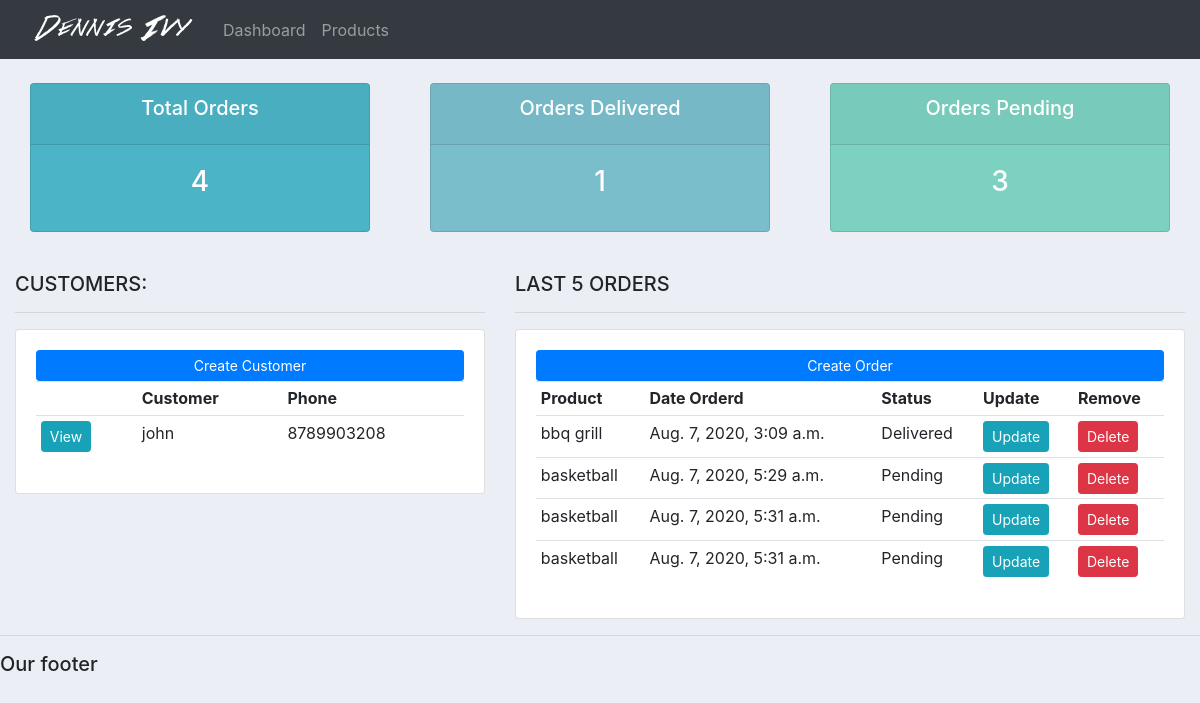
The page / on the database its author committed.
### accounts/models.py (models this page shows, shortened)
class Customer(models.Model):
    name=models.CharField(max_length=200, null=True)
    phone=models.CharField(max_length=200, null=True)
    email=models.CharField(max_length=200, null=True)
    date_created=models.DateTimeField(auto_now_add=True, null=True)
    objects = models.Manager()

class Order(models.Model):
    STATUS = (
			('Pending', 'Pending'),
			('Out for delivery', 'Out for delivery'),
			('Delivered', 'Delivered'),
			)
    customer=models.ForeignKey(Customer,null=True,on_delete=models.SET_NULL)
    product=models.ForeignKey(Product,null=True,on_delete=models.SET_NULL)
    date_created=models.DateTimeField(auto_now_add=True, null=True)
    status=models.CharField(max_length=200, null=True,choices=STATUS)
    objects = models.Manager()

class Product(models.Model):
    CATEGORY = (
			('Indoor', 'Indoor'),
			('Out Door', 'Out Door'),
			)
    name=models.CharField(max_length=200, null=True)
    price=models.FloatField(null=True)
    category=models.CharField(max_length=200, null=True,choices=CATEGORY)
    description=models.CharField(max_length=200, null=True,blank=True)
    date_created=models.DateTimeField(auto_now_add=True, null=True)
    tags = models.ManyToManyField(Tag)
    objects = models.Manager()
    def __str__(self):
        return self.name

### accounts/views.py (the view)
# urls.py: path('', views.home, name='home'),
def home(request):
    orders = Order.objects.all()
    customers = Customer.objects.all()
    total_customers = customers.count()
    total_orders = orders.count()
    delivered = orders.filter(status='Delivered').count()
    pending = orders.filter(status='Pending').count()
    context = {'orders':orders, 'customers':customers,'total_orders':total_orders,'delivered':delivered,'pending':pending}
    return render(request,'accounts/dashboard.html',context)

### accounts/templates/accounts/dashboard.html
{%  extends 'accounts/main.html' %}
{% block content %}
{%  include 'accounts/status.html' %}
<br>
<div class="row">
	<div class="col-md-5">
		<h5>CUSTOMERS:</h5>
		<hr>
		<div class="card card-body">
			<a class="btn btn-primary  btn-sm btn-block" href="">Create Customer</a>
			<table class="table table-sm">
				<tr>
					<th></th>
					<th>Customer</th>
					<th>Phone</th>
                </tr>
                {% for customer in customers %}
					<tr>
                        <td><a class="btn btn-sm btn-info" href="{% url 'customer' customer.id %}">View</a></td>
						<td>{{customer.name}}</td>
						<td>{{customer.phone}}</td>
					</tr>
				{% endfor %}
			</table>
		</div>
	</div>
	<div class="col-md-7">
		<h5>LAST 5 ORDERS</h5>
		<hr>
		<div class="card card-body">
			<a class="btn btn-primary  btn-sm btn-block" href="{% url 'create_order' %}">Create Order</a>
			<table class="table table-sm">
				<tr>
					<th>Product</th>
					<th>Date Orderd</th>
					<th>Status</th>
					<th>Update</th>
					<th>Remove</th>
                </tr>
                {% for order in orders %}
					<tr>
						<td>{{order.product}}</td>
						<td>{{order.date_created}}</td>
						<td>{{order.status}}</td>
						<td><a class="btn btn-sm btn-info" href="{% url 'update_order' order.id %}">Update</a></td>
						<td><a class="btn btn-sm btn-danger" href="{% url 'delete_order' item.id %}">Delete</a></td>
					</tr>
				{% endfor %}
			</table>
		</div>
	</div>
</div>
{% endblock %}

### accounts/templates/accounts/main.html (shortened to what this page needs)
{% load static %}
<!DOCTYPE html>
<html>
<head>
	<link rel="stylesheet" href="https://stackpath.bootstrapcdn.com/bootstrap/4.3.1/css/bootstrap.min.css">
    <link rel="stylesheet" type="text/css" href="{% static '/css/main.css' %}">
</head>
<body>
	{%  include 'accounts/navbar.html' %}
	<div class="container-fluid">
	{% block content %}
	{% endblock %}
    </div>
	<hr>
	<h5>Our footer</h5>
</body>
</html>

### accounts/templates/accounts/navbar.html (shortened to what this page needs)
{% load static %}
<nav class="navbar navbar-expand-lg navbar-dark bg-dark">
    <img src="{% static 'images/logo.png' %}">
    <div class="collapse navbar-collapse" id="navbarNav">
      <ul class="navbar-nav">
        <li class="nav-item ">
          <a class="nav-link" href="{% url 'home' %}">Dashboard</a>
        </li>
        <li class="nav-item">
          <a class="nav-link" href="{% url 'products' %}">Products</a>
        </li>
      </ul>
    </div>
  </nav>

### accounts/templates/accounts/status.html
<br>
<div class="row">
	<div class="col">
		<div class="col-md">
			<div class="card text-center text-white  mb-3" id="total-orders">
			  	<div class="card-header">
			  		<h5 class="card-title">Total Orders</h5>
			  	</div>
			  	<div class="card-body">
			    	<h3 class="card-title">{{total_orders}}</h3>
			  	</div>
			</div>
		</div>
	</div>
	<div class="col">
		<div class="col-md">
			<div class="card text-center text-white  mb-3" id="orders-delivered">
			  	<div class="card-header">
			  		<h5 class="card-title">Orders Delivered</h5>
			  	</div>
			  	<div class="card-body">
			    	<h3 class="card-title">{{delivered}}</h3>
			  	</div>
			</div>
		</div>
	</div>
	<div class="col">
		<div class="col-md">
			<div class="card text-center text-white  mb-3" id="orders-pending">
			  	<div class="card-header">
			  		<h5 class="card-title">Orders Pending</h5>
			  	</div>
			  	<div class="card-body">
			    	<h3 class="card-title">{{pending}}</h3>
			  	</div>
			</div>
		</div>
	</div>
</div>

### static/css/main.css (style rules this page uses)
body { background-color: #ebeff5; }
#total-orders { background-color: #4cb4c7; }
#orders-delivered { background-color: #7abecc; }
#orders-pending { background-color: #7CD1C0; }

### rows shown on the page
Customer: name "john", phone "8789903208"
Order: product "bbq grill", date_created "Aug. 7, 2020, 3:09 a.m.", status "Delivered"
Order: product "basketball", date_created "Aug. 7, 2020, 5:29 a.m.", status "Pending"
Order: product "basketball", date_created "Aug. 7, 2020, 5:31 a.m.", status "Pending"
Order: product "basketball", date_created "Aug. 7, 2020, 5:31 a.m.", status "Pending"

### other values the page prints
{{ total_orders }} "4"
{{ delivered }} "1"
{{ pending }} "3"
